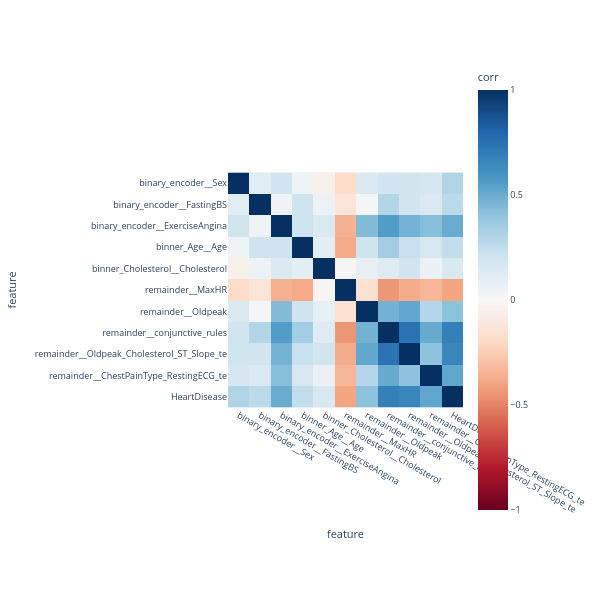

The notebook cell this image was saved under:
### Code cell
train = X_train[remaining_cols].merge(y_train, left_index=True, right_index=True)
corr_df = train.corr()
plot_corr_matrix(corr_df, width=600, height=600, fontsize=9)

### Figure 1 — Plotly figure (JSON) as saved in the notebook; plotly's stock layout.template omitted (floating-point values rounded to 4 significant figures)
{"data": [{"coloraxis": "coloraxis", "name": "0", "x": ["binary_encoder__Sex", "binary_encoder__FastingBS", "binary_encoder__ExerciseAngina", "binner_Age__Age", "binner_Cholesterol__Cholesterol", "remainder__MaxHR", "remainder__Oldpeak", "remainder__conjunctive_rules", "remainder__Oldpeak_Cholesterol_ST_Slope_te", "remainder__ChestPainType_RestingECG_te", "HeartDisease"], "y": ["binary_encoder__Sex", "binary_encoder__FastingBS", "binary_encoder__ExerciseAngina", "binner_Age__Age", "binner_Cholesterol__Cholesterol", "remainder__MaxHR", "remainder__Oldpeak", "remainder__conjunctive_rules", "remainder__Oldpeak_Cholesterol_ST_Slope_te", "remainder__ChestPainType_RestingECG_te", "HeartDisease"], "z": [[1.0, 0.1161, 0.2018, 0.04935, -0.04975, -0.1921, 0.1497, 0.1954, 0.1925, 0.1759, 0.3062], [0.1161, 1.0, 0.04199, 0.2035, 0.05674, -0.131, 0.01803, 0.2953, 0.1913, 0.1467, 0.2713], [0.2018, 0.04199, 1.0, 0.211, 0.1547, -0.3549, 0.4382, 0.5656, 0.4722, 0.4275, 0.5015], [0.04935, 0.2035, 0.211, 1.0, 0.1048, -0.3767, 0.2078, 0.3496, 0.2266, 0.1696, 0.2483], [-0.04975, 0.05674, 0.1547, 0.1048, 1.0, -0.01654, 0.08892, 0.1304, 0.1893, 0.06201, 0.1596], [-0.1921, -0.131, -0.3549, -0.3767, -0.01654, 1.0, -0.158, -0.4401, -0.3748, -0.3374, -0.3981], [0.1497, 0.01803, 0.4382, 0.2078, 0.08892, -0.158, 1.0, 0.4767, 0.52, 0.2916, 0.4122], [0.1954, 0.2953, 0.5656, 0.3496, 0.1304, -0.4401, 0.4767, 1.0, 0.7451, 0.5076, 0.683], [0.1925, 0.1913, 0.4722, 0.2266, 0.1893, -0.3748, 0.52, 0.7451, 1.0, 0.4083, 0.6611], [0.1759, 0.1467, 0.4275, 0.1696, 0.06201, -0.3374, 0.2916, 0.5076, 0.4083, 1.0, 0.5229], [0.3062, 0.2713, 0.5015, 0.2483, 0.1596, -0.3981, 0.4122, 0.683, 0.6611, 0.5229, 1.0]], "type": "heatmap", "xaxis": "x", "yaxis": "y", "hovertemplate": "feature: %{x}<br>feature: %{y}<br>corr: %{z}<extra></extra>"}], "layout": {"xaxis": {"anchor": "y", "domain": [0.0, 1.0], "scaleanchor": "y", "constrain": "domain", "title": {"text": "feature"}}, "yaxis": {"anchor": "x", "domain": [0.0, 1.0], "autorange": "reversed", "constrain": "domain", "title": {"text": "feature"}}, "coloraxis": {"colorbar": {"title": {"text": "corr"}}, "colorscale": [[0.0, "rgb(103,0,31)"], [0.1, "rgb(178,24,43)"], [0.2, "rgb(214,96,77)"], [0.3, "rgb(244,165,130)"], [0.4, "rgb(253,219,199)"], [0.5, "rgb(247,247,247)"], [0.6, "rgb(209,229,240)"], [0.7, "rgb(146,197,222)"], [0.8, "rgb(67,147,195)"], [0.9, "rgb(33,102,172)"], [1.0, "rgb(5,48,97)"]], "cmin": -1, "cmax": 1, "autocolorscale": false}, "margin": {"t": 60}, "font": {"size": 9}, "width": 600, "height": 600}}
